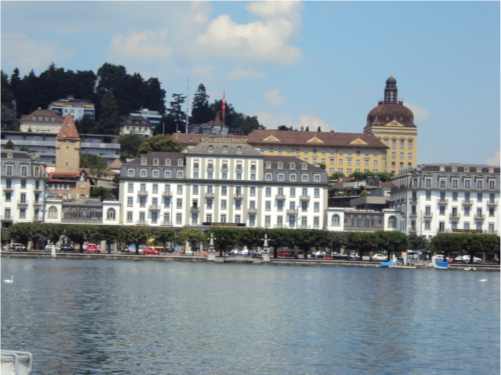
#> input picture Vid_lab_03/Image01.JPG, 501 x 375 px
$ python Glavni.py
#> lines starting #> are read from the running program, lines starting #| are printed output that depends on the picture
import cv2 as cv
import numpy as np
import matplotlib.pyplot as plt

FLANN_INDEX_KDTREE = 1

def trim(frame):
    while not np.sum(frame[0]):  # Check if the top row is all zeros
        frame = frame[1:]  # Remove the first row
    while not np.sum(frame[-1]):  # Check if the bottom row is all zeros
        frame = frame[:-1]  # Remove the last row
    while not np.sum(frame[:, 0]):  # Check if the left column is all zeros
        frame = frame[:, 1:]  # Remove the first column
    while not np.sum(frame[:, -1]):  # Check if the right column is all zeros
        frame = frame[:, :-1]  # Remove the last column
    return frame

if __name__ == '__main__':
    img1 = cv.imread("Image01.JPG")
#> img1 is the input picture: shape (375, 501, 3); mean B, G, R 149.6, 143, 130.7
    img2 = cv.imread("Image02.JPG")
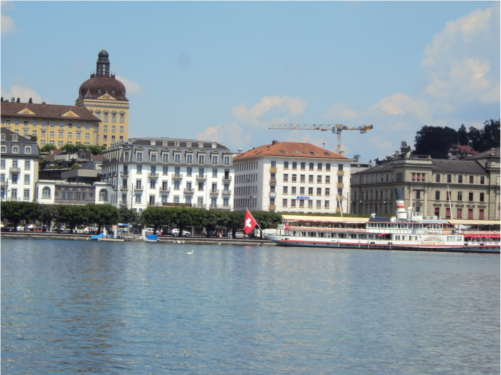
#> input picture Vid_lab_03/Image02.JPG, 501 x 375 px
#> img2 is the input picture: shape (375, 501, 3); mean B, G, R 162.2, 152.9, 137.6
    img3 = cv.imread("Image03.JPG")
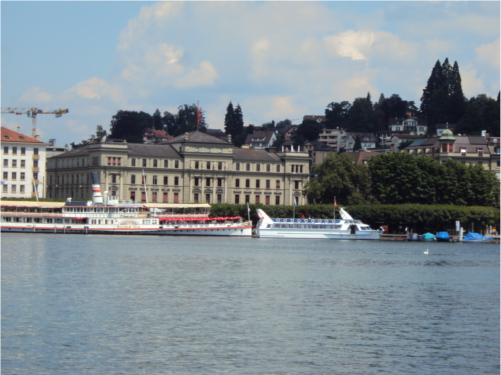
#> input picture Vid_lab_03/Image03.JPG, 501 x 375 px
#> img3 is the input picture: shape (375, 501, 3); mean B, G, R 146.2, 139.8, 129.1

    detector = cv.xfeatures2d.SIFT_create()

    kp1, des1 = detector.detectAndCompute(img1, None)
#> kp1 = 1780 keypoints; strongest (x, y, size): (466, 257, 3.9), (318, 253, 2.8), (8, 195, 5.7), (195, 203, 3.4)
    kp2, des2 = detector.detectAndCompute(img2, None)
#> kp2 = 1298 keypoints; strongest (x, y, size): (388, 236, 4.5), (175, 231, 3.9), (31, 226, 2.7), (19, 228, 2.8)

    index_params = dict(algorithm=FLANN_INDEX_KDTREE, trees=5)
    search_params = dict(checks=50)
    flann = cv.FlannBasedMatcher(index_params, search_params)
    matches = flann.knnMatch(des1, des2, k=2)
#> matches = 1780 matches

    good = []
    for m, n in matches:
        if m.distance < 0.6 * n.distance:
            good.append(m)
#> after the loop, good = 344 matches

    src_pts = np.float32([kp2[m.trainIdx].pt for m in good]).reshape(-1, 1, 2)
#> src_pts = 344 rows, first 8: [204.6, 173.9], [204.3, 186.8], [207.1, 166.2], [213.9, 185.2], [429.2, 123.8], [14.63, 169.9], [14.87, 164.1], [14.87, 164.1]
    dst_pts = np.float32([kp1[m.queryIdx].pt for m in good]).reshape(-1, 1, 2)
#> dst_pts = 344 rows, first 8: [12.04, 185.5], [12.16, 197.8], [15.63, 177.7], [22.89, 195.7], [140.9, 74.05], [142.6, 193.2], [142.9, 187], [142.9, 187]

    M, mask = cv.findHomography(src_pts, dst_pts, cv.RANSAC, 5.0)
#> M = [[0.913, 0.00136, 288.7], [-0.0471, 0.974, 31.63], [-0.000175, -2.46e-05, 1]]; mask = 344 values, max 1 at index 18, min 0 at index 0, mean 0.933
    output1 = cv.warpPerspective(
        img2, M, (img1.shape[1] + img2.shape[1], img1.shape[0]))
    output1[0:img1.shape[0], 0:img1.shape[1]] = img1
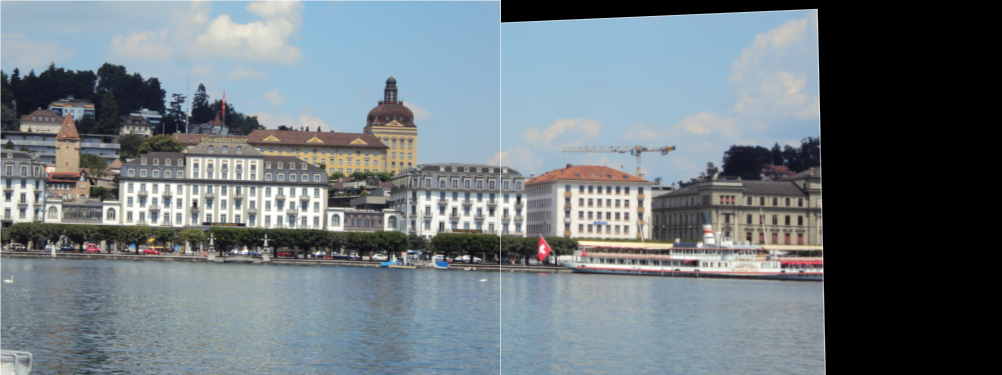
#> output1: shape (375, 1002, 3); mean B, G, R 126.1, 120.2, 110.1
    output1 = trim(output1)
#> after the loop in trim, `while not np.sum(frame[:, -1]):`:
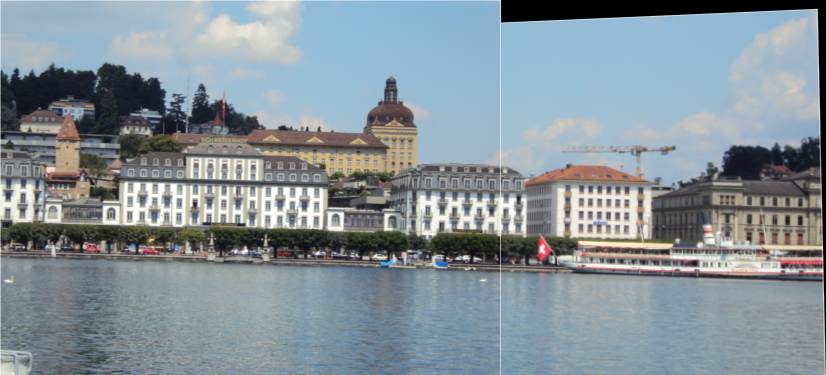
#> frame: shape (375, 826, 3); mean B, G, R 153, 145.8, 133.6

    kp1, des1 = detector.detectAndCompute(output1, None)
#> kp1 = 2561 keypoints; strongest (x, y, size): (694, 263, 4.8), (466, 257, 3.9), (318, 253, 2.8), (8, 195, 5.7)
    kp2, des2 = detector.detectAndCompute(img3, None)
#> kp2 = 1315 keypoints; strongest (x, y, size): (463, 151, 2.4), (261, 213, 5), (353, 228, 4.9), (457, 223, 3.1)

    index_params = dict(algorithm=FLANN_INDEX_KDTREE, trees=5)
    search_params = dict(checks=50)
    flann = cv.FlannBasedMatcher(index_params, search_params)
    matches = flann.knnMatch(des1, des2, k=2)
#> matches = 2561 matches

    good = []
    for m, n in matches:
        if m.distance < 0.6*n.distance:
            good.append(m)
#> after the loop, good = 251 matches

    src_pts = np.float32([kp2[m.trainIdx].pt for m in good]).reshape(-1, 1, 2)
#> src_pts = 251 rows, first 8: [475.5, 96.39], [74.22, 146.2], [35.73, 151], [5.48, 169.5], [14.15, 162.1], [18.66, 151.5], [18.66, 151.5], [14.48, 157.1]
    dst_pts = np.float32([kp1[m.queryIdx].pt for m in good]).reshape(-1, 1, 2)
#> dst_pts = 251 rows, first 8: [130.1, 71.31], [400.7, 103], [567.7, 187.9], [580.8, 221.8], [590.2, 202.5], [595, 190.4], [595, 190.4], [608.5, 196.6]

    M, mask = cv.findHomography(src_pts, dst_pts, cv.RANSAC, 5.0)
#> M = [[0.814, -0.0143, 601.1], [-0.0869, 1.01, 37.86], [-0.000371, -4.13e-05, 1]]; mask = 251 values, max 1 at index 10, min 0 at index 0, mean 0.936
    output2 = cv.warpPerspective(
        img3, M, (output1.shape[1] + img3.shape[1], output1.shape[0]))
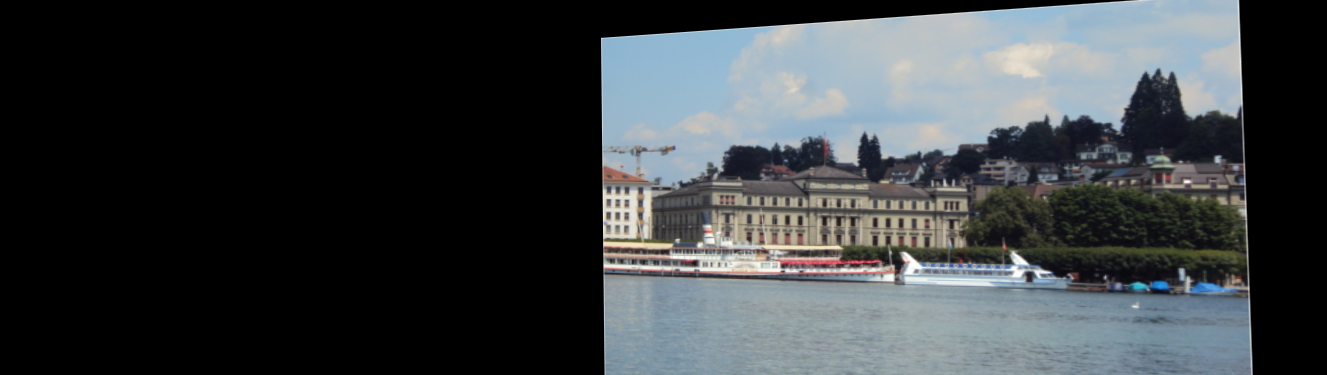
#> output2: shape (375, 1327, 3); mean B, G, R 65.7, 63.1, 58.6

    final_image = np.zeros(
        [output1.shape[0], output1.shape[1]+img3.shape[1], 3], dtype=np.uint8)
    final_image[0:output1.shape[0], 0:output1.shape[1]] = output1

    final_image[0:output1.shape[0], output1.shape[1] -
                                    10:] = output2[0:, output1.shape[1]-10:]
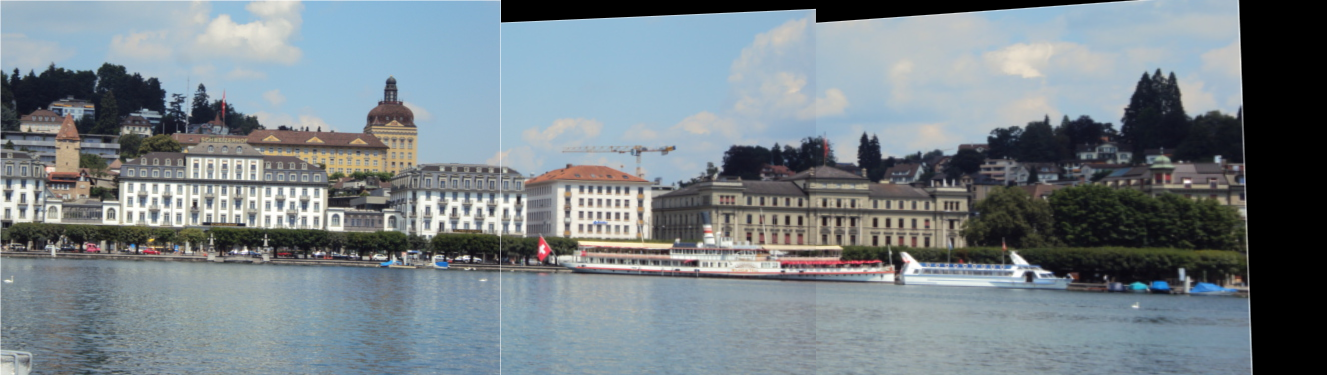
#> final_image: shape (375, 1327, 3); mean B, G, R 136.4, 130.4, 120
    final_image = trim(final_image)
#> the loop in trim (call 2), `while not np.sum(frame[:, -1]):` made 73 passes
#> after the loop in trim (call 2), `while not np.sum(frame[:, -1]):`:
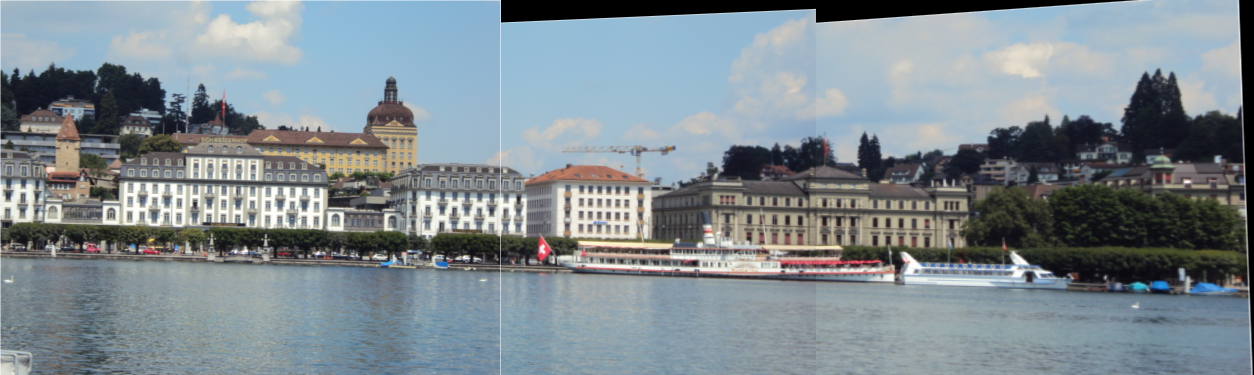
#> frame: shape (375, 1254, 3); mean B, G, R 144.4, 138, 127
    final_image = cv.cvtColor(final_image, cv.COLOR_BGR2RGB)
#> final_image: shape (375, 1254, 3)
    plt.imshow(final_image)
    plt.show()
    cv.imwrite("result.JPG", final_image)
